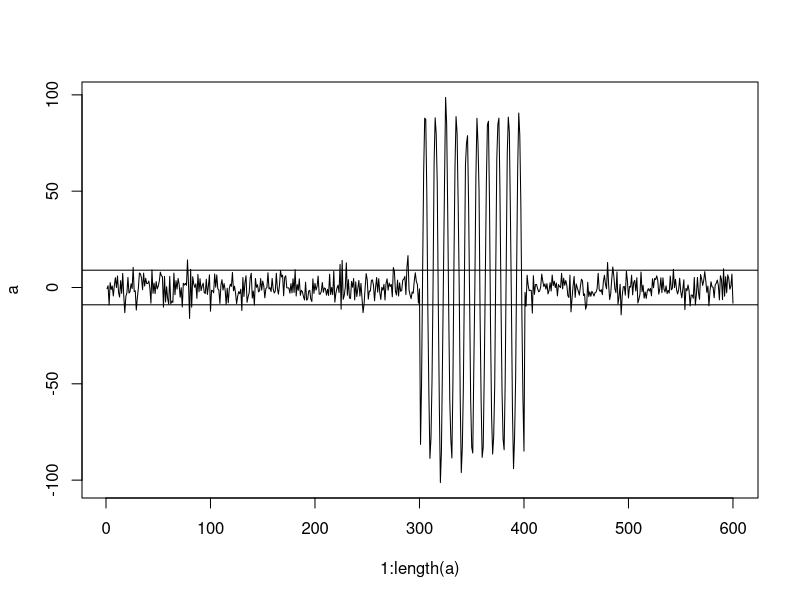

Source code (R):
a=read.csv("myDiffSignal.txt",header=FALSE)
plot(1:length(a),a,type='l')
abline(h=0.05*127*sqrt(2))
abline(h=-0.05*127*sqrt(2))